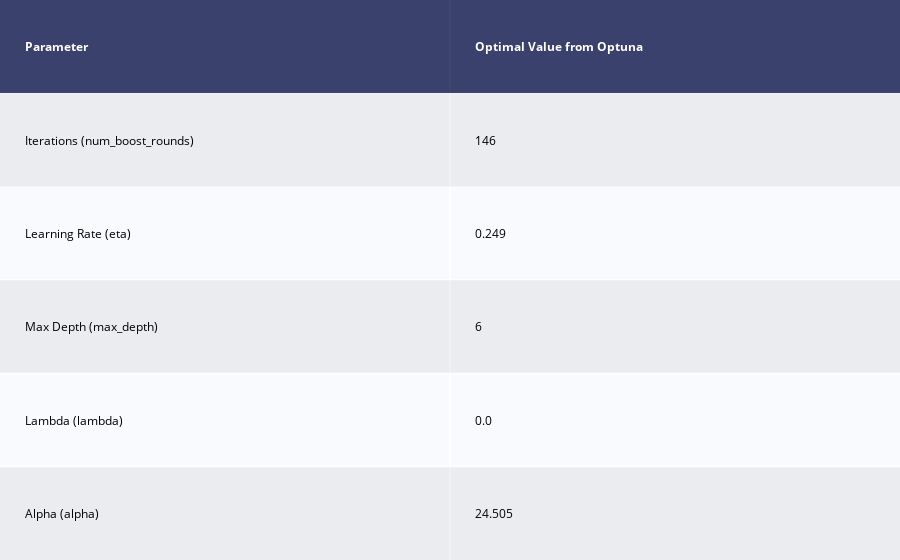

Notebook source saved alongside this figure:
### Markdown cell above
Below I re-trained the XGBoost model with lagged features. Note that the lag period must be at least as long as the forecasting window. For example, it would be impossible to calculate the lagged features on unseen data for a 7-day lag variable with a forecasting period of 31 days. This is because if we forecast 10 days into the future then the 7 day lag day would be three days into the future (for day 10), which is data we either do not have or should not use because of leakage. For the model below this is not an issue because the lags are longer than the validation set, meaning all lag variables are present in the training data. 

Note that I simply re-used the optuna objective function from the XGB + Optuna section.

### Code cell
# Now the validaiton set needs lags
# Note the validation set length is one month
df_valid = df_valid.with_columns([
    (df_train.get_column("Vehicles")[-one_month:].alias("Lag_month")),
    (df_train.get_column("Vehicles")[-one_year:(-one_year + one_month)].alias("Lag_year"))
])

# Set up and run the Optuna study
study_xgb_lag = optuna.create_study(direction = 'minimize')
study_xgb_lag.optimize(objective_xgb, n_trials = 10)

# Create a table showing the best parameters
xgb_lag_table = [["Parameter", "Optimal Value from Optuna"],
                 ["Iterations (num_boost_rounds)", study_xgb_lag.best_params['num_boost_round']],
                 ['Learning Rate (eta)', round(study_xgb_lag.best_params['eta'], 3)],
                 ['Max Depth (max_depth)', round(study_xgb_lag.best_params['max_depth'], 3)],
                 ['Lambda (lambda)', round(study_xgb_lag.best_params['lambda'], 3)],
                 ['Alpha (alpha)', round(study_xgb_lag.best_params['alpha'], 3)]]

ff.create_table(xgb_lag_table)

### Figure 1 — Plotly figure (JSON) as saved in the notebook; plotly's stock layout.template omitted (floating-point values rounded to 4 significant figures)
{"data": [{"colorscale": [[0, "#00083e"], [0.5, "#ededee"], [1, "#ffffff"]], "hoverinfo": "none", "opacity": 0.75, "showscale": false, "z": [[0, 0], [0.5, 0.5], [1, 1], [0.5, 0.5], [1, 1], [0.5, 0.5]], "type": "heatmap"}], "layout": {"annotations": [{"align": "left", "font": {"color": "#ffffff"}, "showarrow": false, "text": "<b>Parameter</b>", "x": -0.45, "xanchor": "left", "xref": "x", "y": 0, "yref": "y"}, {"align": "left", "font": {"color": "#ffffff"}, "showarrow": false, "text": "<b>Optimal Value from Optuna</b>", "x": 0.55, "xanchor": "left", "xref": "x", "y": 0, "yref": "y"}, {"align": "left", "font": {"color": "#000000"}, "showarrow": false, "text": "Iterations (num_boost_rounds)", "x": -0.45, "xanchor": "left", "xref": "x", "y": 1, "yref": "y"}, {"align": "left", "font": {"color": "#000000"}, "showarrow": false, "text": "146", "x": 0.55, "xanchor": "left", "xref": "x", "y": 1, "yref": "y"}, {"align": "left", "font": {"color": "#000000"}, "showarrow": false, "text": "Learning Rate (eta)", "x": -0.45, "xanchor": "left", "xref": "x", "y": 2, "yref": "y"}, {"align": "left", "font": {"color": "#000000"}, "showarrow": false, "text": "0.249", "x": 0.55, "xanchor": "left", "xref": "x", "y": 2, "yref": "y"}, {"align": "left", "font": {"color": "#000000"}, "showarrow": false, "text": "Max Depth (max_depth)", "x": -0.45, "xanchor": "left", "xref": "x", "y": 3, "yref": "y"}, {"align": "left", "font": {"color": "#000000"}, "showarrow": false, "text": "6", "x": 0.55, "xanchor": "left", "xref": "x", "y": 3, "yref": "y"}, {"align": "left", "font": {"color": "#000000"}, "showarrow": false, "text": "Lambda (lambda)", "x": -0.45, "xanchor": "left", "xref": "x", "y": 4, "yref": "y"}, {"align": "left", "font": {"color": "#000000"}, "showarrow": false, "text": "0.0", "x": 0.55, "xanchor": "left", "xref": "x", "y": 4, "yref": "y"}, {"align": "left", "font": {"color": "#000000"}, "showarrow": false, "text": "Alpha (alpha)", "x": -0.45, "xanchor": "left", "xref": "x", "y": 5, "yref": "y"}, {"align": "left", "font": {"color": "#000000"}, "showarrow": false, "text": "24.505", "x": 0.55, "xanchor": "left", "xref": "x", "y": 5, "yref": "y"}], "margin": {"b": 0, "l": 0, "r": 0, "t": 0}, "xaxis": {"dtick": 1, "gridwidth": 2, "showticklabels": false, "tick0": -0.5, "ticks": "", "zeroline": false, "range": [-0.5, 1.5], "autorange": true}, "yaxis": {"autorange": true, "dtick": 1, "gridwidth": 2, "showticklabels": false, "tick0": 0.5, "ticks": "", "zeroline": false, "range": [5.5, -0.5]}, "autosize": true}}
